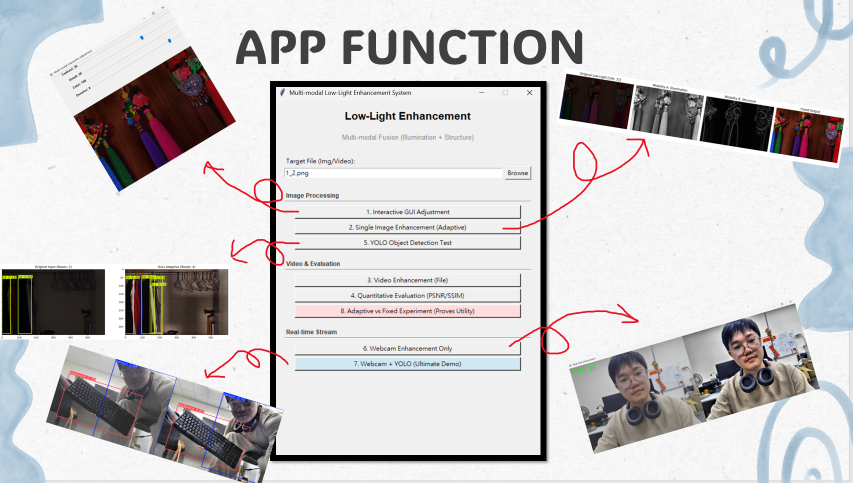
#> input picture img/image1.png, 1705 x 966 px (shown at 1/2 size)
$ python -i main.py   (imports and definitions only)   (older library calls are emulated)
#> lines starting #> are read from the running program, lines starting #| are printed output that depends on the picture; after the words box and inside, x2 and y2 are one past the last pixel; in counts of white or black regions, pixels touching at a corner belong together
### final_project/utils.py
import cv2
import matplotlib.pyplot as plt
import os

def load_image(path):
    """讀取圖片並檢查是否存在"""
    if not os.path.exists(path):
        print(f"Error: 找不到檔案 '{path}'")
        return None
    img = cv2.imread(path)
    return img

# [35 lines left out: function show_results, not called in this run]

### final_project/illumination.py
import cv2
import numpy as np

def process_illumination(img, clip_limit=None, gamma_value=None):
    """
    Modality A: Illumination
    [升級版] Region-Aware Fusion + Auto-Gamma
    解決「不夠亮」的問題：在暗部自動注入 Gamma 增益
    """
    # 轉 HSV
    hsv = cv2.cvtColor(img, cv2.COLOR_BGR2HSV)
    h, s, v = cv2.split(hsv)

    # === [Manual Mode: 手動模式] ===
    # 如果外部有指定參數 (例如 GUI 拉動)，就聽 GUI 的
    if clip_limit is not None:
        # 如果有指定 gamma，先做 gamma
        if gamma_value is not None and gamma_value != 1.0:
            invGamma = 1.0 / gamma_value
            table = np.array([((i / 255.0) ** invGamma) * 255 for i in np.arange(0, 256)]).astype("uint8")
            v = cv2.LUT(v, table)

        clahe = cv2.createCLAHE(clipLimit=clip_limit, tileGridSize=(8, 8))
        v_final = clahe.apply(v)

    # === [Auto Mode: 自適應全自動模式] ===
    else:
        # 1. 計算平均亮度，決定要不要 "預先補光"
        mean_v = np.mean(v)
        print(f"[Smart Illum] Scene Mean Brightness: {mean_v:.2f}")

        # --- 新增：自動 Gamma 增益 (Auto-Gamma) ---
        # 如果亮度 < 80，代表這張圖偏暗，我們給它一個 Gamma 增益基底
        # 這樣後面的 CLAHE 才有東西可以拉
        if mean_v < 80:
            # 越暗，Gamma 要給越強 (例如 mean=20 -> gamma=2.5, mean=70 -> gamma=1.5)
            # 動態公式：基礎 1.2 + (80 - mean) * 0.02
            auto_gamma = 1.5 + (80 - mean_v) * 0.02
            # 限制最高不要超過 3.0，不然會變全白
            auto_gamma = min(auto_gamma, 3.0)

            print(f"[Smart Illum] Detected Dark Scene -> Injecting Gamma: {auto_gamma:.2f}")

            invGamma = 1.0 / auto_gamma
            table = np.array([((i / 255.0) ** invGamma) * 255 for i in np.arange(0, 256)]).astype("uint8")
            v = cv2.LUT(v, table) # 更新 V 通道，讓它先變亮！
        # ----------------------------------------

        # 2. 製作「光源遮罩 (Highlight Mask)」(基於變亮後的 V)
        # 找出亮度大於 220 的區域 (視為路燈/招牌)
        _, mask_binary = cv2.threshold(v, 220, 255, cv2.THRESH_BINARY)
        mask_blur = cv2.GaussianBlur(mask_binary, (21, 21), 0)
        mask_weight = mask_blur.astype(float) / 255.0

        # 3. 路徑 A：背景增強版 (Background Layer)
        # 針對暗部：將參數從 6.0 提升到 8.0 (更暴力)
        # 如果你覺得還是不夠亮，可以把 8.0 改成 10.0
        clahe_bg = cv2.createCLAHE(clipLimit=8.0, tileGridSize=(8, 8))
        v_bg_enhanced = clahe_bg.apply(v)

        # 4. 路徑 B：光源保護版 (Highlight Layer)
        # 針對亮部：維持 1.0 或 1.5，保護細節
        clahe_light = cv2.createCLAHE(clipLimit=1.5, tileGridSize=(8, 8))
        v_light_protected = clahe_light.apply(v)

        # 5. 融合 (Fusion)
        v_final_float = (v_light_protected.astype(float) * mask_weight) + \
                        (v_bg_enhanced.astype(float) * (1.0 - mask_weight))

        v_final = np.clip(v_final_float, 0, 255).astype(np.uint8)

    return h, s, v, v_final

### final_project/structure.py
import cv2
import numpy as np

def process_structure(v_channel, sigma=None):
    """
    Modality B: Structure
    [自適應策略] 基於亮度判斷雜訊程度，調整雙邊濾波強度 (Sigma)
    """
    # === Adaptive Logic ===
    if sigma is None:
        mean_v = np.mean(v_channel)
        # 暗部 (Mean < 60) 通常伴隨高雜訊 -> 需要更強的平滑 (Sigma=50)
        # 亮部 (Mean >= 60) 雜訊少 -> 減少平滑以保留細節 (Sigma=15)
        if mean_v < 60:
            sigma = 50
            print(f"[Adaptive Struct] High Noise Risk (Mean:{mean_v:.1f}) -> Strong Denoise (Sigma=50)")
        else:
            sigma = 15
            print(f"[Adaptive Struct] Low Noise Risk (Mean:{mean_v:.1f}) -> Weak Denoise (Sigma=15)")
    # ======================

    # 雙邊濾波 (Bilateral Filter)
    v_smooth = cv2.bilateralFilter(v_channel, d=9, sigmaColor=sigma, sigmaSpace=sigma)

    # Sobel 算子提取邊緣
    grad_x = cv2.Sobel(v_smooth, cv2.CV_16S, 1, 0, ksize=3)
    grad_y = cv2.Sobel(v_smooth, cv2.CV_16S, 0, 1, ksize=3)

    abs_grad_x = cv2.convertScaleAbs(grad_x)
    abs_grad_y = cv2.convertScaleAbs(grad_y)

    structure_map = cv2.addWeighted(abs_grad_x, 0.5, abs_grad_y, 0.5, 0)

    return structure_map

### final_project/fusion.py
import cv2
import numpy as np

def fuse_images(h, s, v_enhanced, structure_map, structure_weight=None):
    """
    Fusion Strategy (Updated for De-hazing)
    1. 自適應權重融合
    2. [新功能] 飽和度補償 (解決色彩平淡)
    3. [新功能] 智慧對比度拉伸 (解決畫面灰灰的)
    """

    # === 1. 自適應結構權重邏輯 (保持不變) ===
    if structure_weight is None:
        std_v = np.std(v_enhanced)
        if std_v > 45:
            structure_weight = 0.25
        else:
            structure_weight = 0.1
    # ======================================

    # 融合亮度與結構
    v_fused_float = v_enhanced.astype(float) + (structure_map.astype(float) * structure_weight)
    v_fused = np.clip(v_fused_float, 0, 255).astype(np.uint8)

    # === [關鍵修正 1] 飽和度補償 (Saturation Boost) ===
    # 因為亮度提昇了，飽和度也要跟著提升，不然會泛白
    # 這裡將 S 通道乘上 1.3 倍 (你可以調整這個數值，1.2 ~ 1.5 都不錯)
    s_boost = cv2.addWeighted(s, 1.3, s, 0, 0)

    # 合併通道
    final_hsv = cv2.merge((h, s_boost, v_fused))
    final_bgr = cv2.cvtColor(final_hsv, cv2.COLOR_HSV2BGR)

    # === [關鍵修正 2] 智慧對比度拉伸 (De-hazing / Contrast Stretch) ===
    # 這一步專門用來消除「灰霧感」
    # 原理：把暗部壓更暗 (beta<0)，把亮部拉更亮 (alpha>1)
    # alpha=1.1 (對比度增加 10%), beta=-10 (亮度整體減 10，把灰色壓回黑色)
    final_bgr = cv2.convertScaleAbs(final_bgr, alpha=1.1, beta=-15)

    return final_bgr

### final_project/main.py
import cv2
import numpy as np
import time
import os
import tkinter as tk
from tkinter import filedialog, messagebox
from tkinter import ttk
import matplotlib.pyplot as plt

BASE_DIR = os.path.dirname(os.path.abspath(__file__))
DATA_IMAGES_DIR = os.path.join(BASE_DIR, "data", "samples", "images")
OUTPUT_IMAGES_DIR = os.path.join(BASE_DIR, "outputs", "images")
OUTPUT_VIDEOS_DIR = os.path.join(BASE_DIR, "outputs", "videos")
YOLO_MODEL_PATH = os.path.join(BASE_DIR, "models", "yolov8n.pt")
DEFAULT_IMAGE_PATH = os.path.join(DATA_IMAGES_DIR, "1_2.png")


def ensure_output_dirs():
    os.makedirs(OUTPUT_IMAGES_DIR, exist_ok=True)
    os.makedirs(OUTPUT_VIDEOS_DIR, exist_ok=True)
# 匯入自定義模組
import utils
import illumination
import structure
import fusion
import evaluation  # ✅ 匯入評估模組

# ==========================================
# 檢查與導入外部函式庫 (YOLO)
# ==========================================
HAS_YOLO = False
try:
    from ultralytics import YOLO
    HAS_YOLO = True
except ImportError:
    pass

# ==========================================
# 共用工具：判斷 OpenCV 視窗是否已被關閉
# ==========================================
# [301 lines left out: functions window_closed, run_gui_mode, run_single_image_mode, run_video_mode, run_yolo_test, lift_exposure and 2 more, not called in this run]

# ==========================================
# ✅ 8. 新增功能：自適應 vs 固定參數 對比實驗
# ==========================================
# ==========================================
# ✅ 8. 新增功能：自適應 vs 傳統方法 對比實驗
# ==========================================
def run_adaptive_experiment(image_path):
#> called with image_path = '../img/image1.png'
    print(f"--- 啟動實驗: 自適應 vs 傳統直方圖均衡 (HE) ---")
    img = utils.load_image(image_path)
#> in load_image, img is the input picture: shape (966, 1705, 3); mean B, G, R 201.6, 200.7, 202.7
    if img is None:
        messagebox.showerror("錯誤", f"找不到圖片: {image_path}")
        return

    # === 1. 傳統方法: Global Histogram Equalization (Real Baseline) ===
    # 這是學術界最標準的對照組。
    # 它的缺點是真實的：會把黑色天空拉成灰色雜訊，且會讓路燈過曝。
    print(">>> Running Baseline (Global HE)...")

    hsv_f = cv2.cvtColor(img, cv2.COLOR_BGR2HSV)
#> hsv_f: shape (966, 1705, 3); mean H, S, V 18.7, 19.2, 206.3
    h_f, s_f, v_f = cv2.split(hsv_f)

    # 使用 OpenCV 內建的直方圖均衡化
    # 這會強行拉開對比度，導致暗處雜訊爆炸，亮處過曝
    v_f_fixed = cv2.equalizeHist(v_f)

    res_fixed = cv2.cvtColor(cv2.merge((h_f, s_f, v_f_fixed)), cv2.COLOR_HSV2BGR)
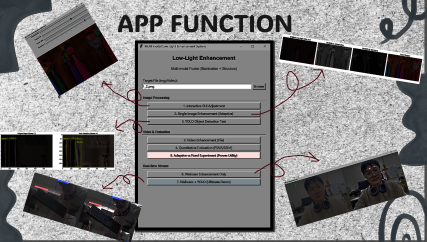
#> res_fixed: shape (966, 1705, 3) (shown at 1/4 size); mean B, G, R 131.2, 130.9, 131.7

    # === 2. 全自適應模式 (Ours / Smart) ===
    print(">>> Running Adaptive Mode (Smart)...")
    h_a, s_a, v_a, v_enh_auto = illumination.process_illumination(img, clip_limit=None, gamma_value=None)
#> in process_illumination, `mean_v = np.mean(v)`: mean_v = 206.3
#| [Smart Illum] Scene Mean Brightness: 206.28
#> in process_illumination, `_, mask_binary = cv2.threshold(v, 220, 255, cv2.THRESH_BINARY)`:
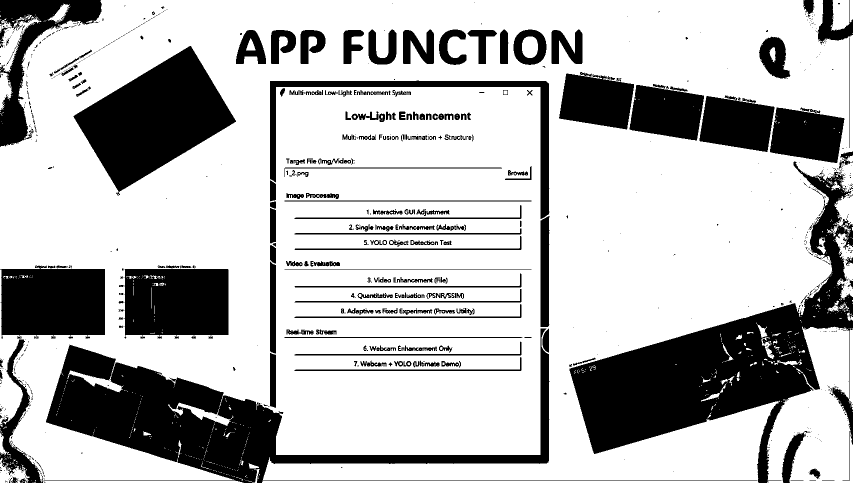
#> mask_binary: shape (966, 1705) (shown at 1/2 size); 72.5% white; 936 black regions (646 under 20 px), largest, box (x1, y1, x2, y2) and area: (1139, 323, 1705, 966) 101772, (89, 657, 1515, 966) 82157, (147, 92, 472, 391) 48597
#> in process_illumination, `v_final_float = (v_light_protected.astype(float) * mask_weight) + \ (v..`:
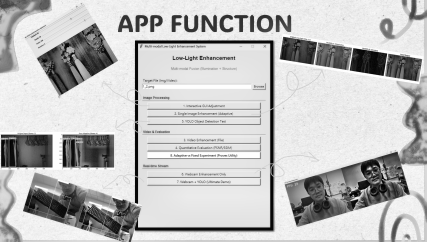
#> v_final_float: shape (966, 1705) float64 (shown at 1/4 size); min 0, max 255, mean 192.9; drawn with min black and max white
    struct_auto = structure.process_structure(v_a, sigma=None)
#| [Adaptive Struct] Low Noise Risk (Mean:206.3) -> Weak Denoise (Sigma=15)
#> in process_structure, `grad_y = cv2.Sobel(v_smooth, cv2.CV_16S, 0, 1, ksize=3)`:
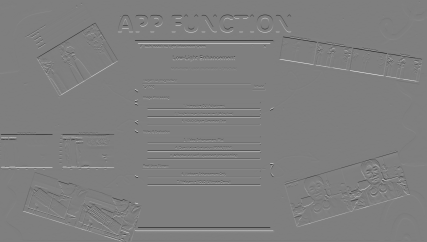
#> grad_y: shape (966, 1705) int16 (shown at 1/4 size); min -1006, max 1012, mean -0.1; drawn with min black and max white
#> in process_structure, `structure_map = cv2.addWeighted(abs_grad_x, 0.5, abs_grad_y, 0.5, 0)`:
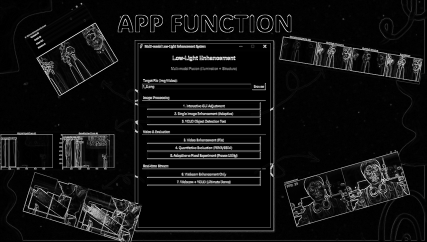
#> structure_map: shape (966, 1705) (shown at 1/4 size); min 0, max 255, mean 16.9
    res_auto = fusion.fuse_images(h_a, s_a, v_enh_auto, struct_auto, structure_weight=None)
#> in fuse_images, `std_v = np.std(v_enhanced)`: std_v = 72.21
#> in fuse_images, `v_fused_float = v_enhanced.astype(float) + (structure_map.astype(float..`:
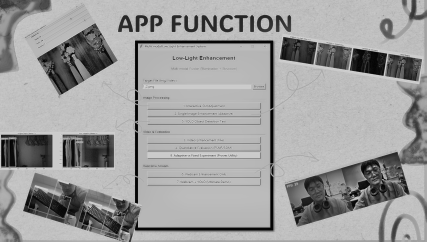
#> v_fused_float: shape (966, 1705) float64 (shown at 1/4 size); min 0.25, max 318.8, mean 196.9; drawn with min black and max white

    # === 3. 顯示與存檔 ===
    h, w = img.shape[:2]
    if h > 500:
        scale = 500 / h
        new_w, new_h = int(w*scale), int(h*scale)
        res_fixed_show = cv2.resize(res_fixed, (new_w, new_h))
        res_auto_show = cv2.resize(res_auto, (new_w, new_h))
    else:
        res_fixed_show = res_fixed
        res_auto_show = res_auto

    combined = np.hstack((res_fixed_show, res_auto_show))

    # 標籤
    cv2.putText(combined, "Baseline (Global HE)", (20, 30), cv2.FONT_HERSHEY_SIMPLEX, 0.7, (0, 0, 255), 2)
    cv2.putText(combined, "Ours (Region-Aware)", (res_fixed_show.shape[1] + 20, 30), cv2.FONT_HERSHEY_SIMPLEX, 0.7, (0, 255, 0), 2)
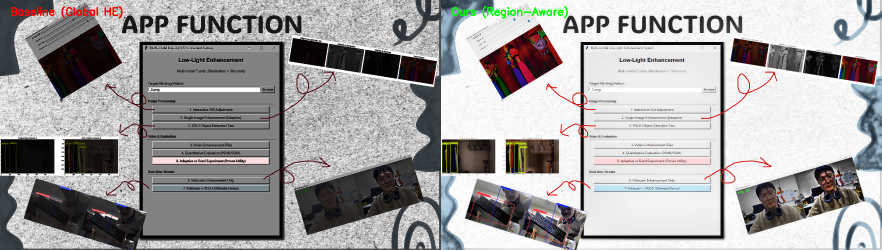
#> combined: shape (500, 1764, 3) (shown at 1/2 size); mean B, G, R 162.2, 162, 164

    cv2.imshow("Experiment: HE vs Adaptive", combined)

    ensure_output_dirs(); cv2.imwrite(os.path.join(OUTPUT_IMAGES_DIR, "exp_baseline_he.jpg"), res_fixed)
    cv2.imwrite(os.path.join(OUTPUT_IMAGES_DIR, "exp_ours_adaptive.jpg"), res_auto)

    messagebox.showinfo("實驗完成", "對比已生成！\n\n左圖 (HE Baseline)：\n這是傳統演算法的真實缺陷。\n天空會變成充滿顆粒的灰色，路燈周圍會有光暈。\n\n右圖 (Ours)：\n天空保持純淨，路燈受到保護。")
    cv2.waitKey(0)
    cv2.destroyAllWindows()
# ==========================================
# 主程式選單 (App Launcher)
# ==========================================
class AppLauncher:
    # [43 lines left out: functions __init__, create_section, not called in this run]

    def create_btn(self, text, command, color=None):
        tk.Button(self.root, text=text, command=command, bg=color if color else "#f0f0f0", height=1).pack(fill="x", padx=40, pady=2)

    def browse_file(self):
        f = filedialog.askopenfilename(initialdir=os.path.join(BASE_DIR, "data", "samples"), title="Select File")
        if f: self.path_var.set(f)
    def get_path(self): return self.path_var.get().strip()

    # Wrapper Functions (連接按鈕與功能)
    def trigger_gui(self):
        self.status_label.config(text="Running GUI Mode...")
        self.root.update(); run_gui_mode(self.get_path()); self.status_label.config(text="Ready")

    def trigger_single(self):
        self.status_label.config(text="Processing Single Image (Adaptive)...")
        self.root.update(); run_single_image_mode(self.get_path()); self.status_label.config(text="Ready")

    def trigger_video(self):
        self.status_label.config(text="Processing Video...")
        self.root.update(); run_video_mode(self.get_path()); self.status_label.config(text="Ready")

    def trigger_eval(self):
        self.status_label.config(text="Running Evaluation...")
        self.root.update(); evaluation.run_evaluation_mode(); self.status_label.config(text="Ready")

    def trigger_yolo_static(self):
        self.status_label.config(text="Running YOLO Test...")
        self.root.update(); run_yolo_test(self.get_path()); self.status_label.config(text="Ready")
    def trigger_webcam(self):
        self.status_label.config(text="Running Webcam...")
        self.root.update(); run_webcam_mode(); self.status_label.config(text="Ready")
    def trigger_webcam_yolo(self):
        self.status_label.config(text="Running Webcam + YOLO...")
        self.root.update(); run_realtime_yolo_mode(); self.status_label.config(text="Ready")

    # ✅ 新增 Trigger
    # [15 lines left out: functions trigger_experiment, main, not called in this run]

# [2 lines not run here, left out]

>>> result = run_adaptive_experiment('../img/image1.png')

$ run again, on img/image2.png
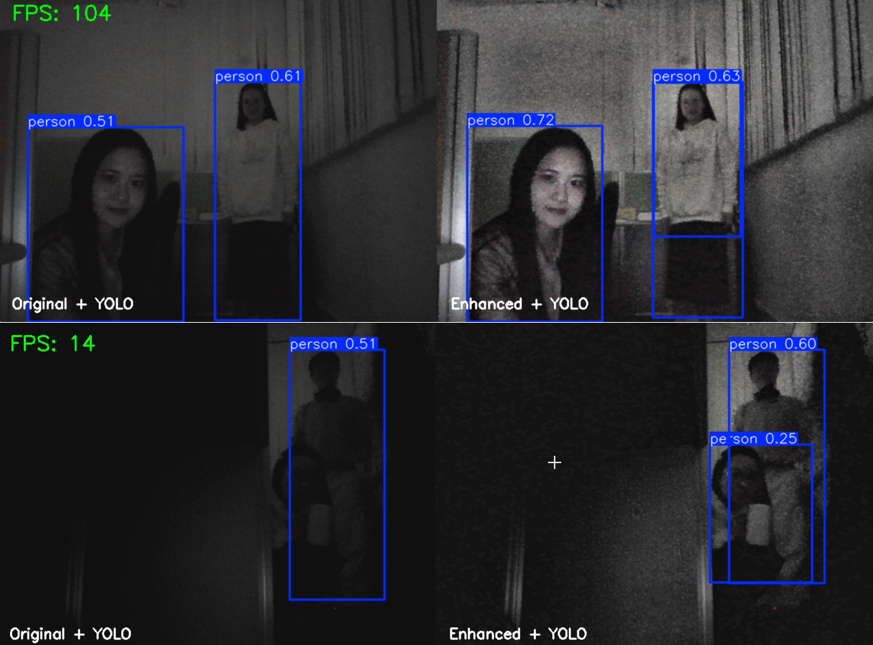
#> input picture img/image2.png, 873 x 645 px
#> in load_image, img is the input picture: shape (645, 873, 3); mean B, G, R 49.8, 44, 43.2
#> hsv_f: shape (645, 873, 3); mean H, S, V 31.9, 17.3, 51.2
#> in process_illumination, `mean_v = np.mean(v)`: mean_v = 51.18
#| [Smart Illum] Scene Mean Brightness: 51.18
#> auto_gamma = 2.08
#| [Smart Illum] Detected Dark Scene -> Injecting Gamma: 2.08
#> invGamma = 0.482
#> table = 256 values from 0 to 255
#> in process_illumination, `_, mask_binary = cv2.threshold(v, 220, 255, cv2.THRESH_BINARY)`:
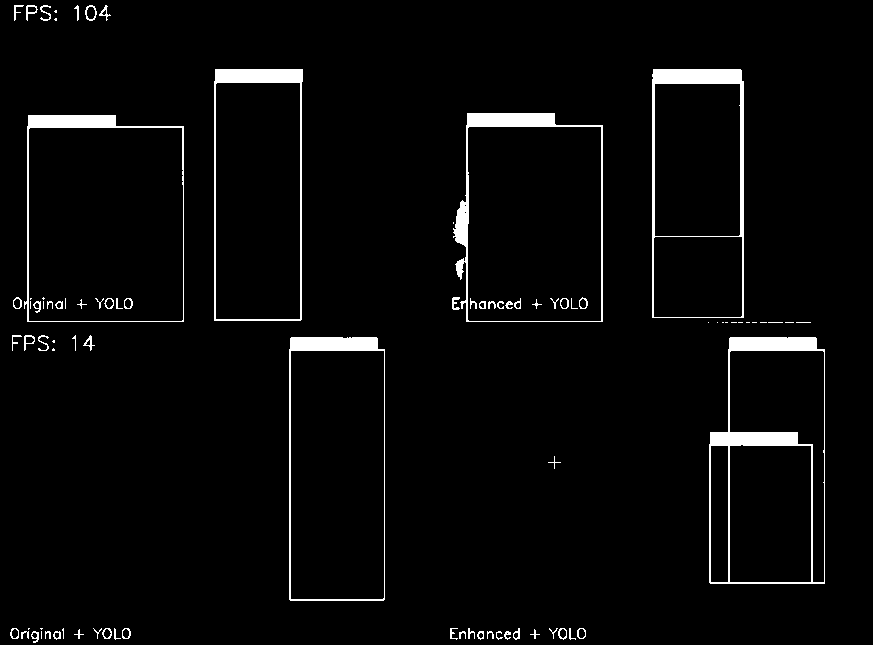
#> mask_binary: shape (645, 873); 3.3% white; 88 white regions (27 under 20 px), largest, box (x1, y1, x2, y2) and area: (709, 337, 825, 584) 3955, (652, 69, 744, 318) 2920, (453, 113, 603, 322) 2861
#> in process_structure, `mean_v = np.mean(v_channel)`: mean_v = 107.9
#| [Adaptive Struct] Low Noise Risk (Mean:107.9) -> Weak Denoise (Sigma=15)
#> std_v = 60.63
#> final_hsv: shape (645, 873, 3); mean H, S, V 31.9, 20.6, 112.8
#> in run_adaptive_experiment, `cv2.putText(combined, "Ours (Region-Aware)", (res_fixed_show.shape[1] ..`:
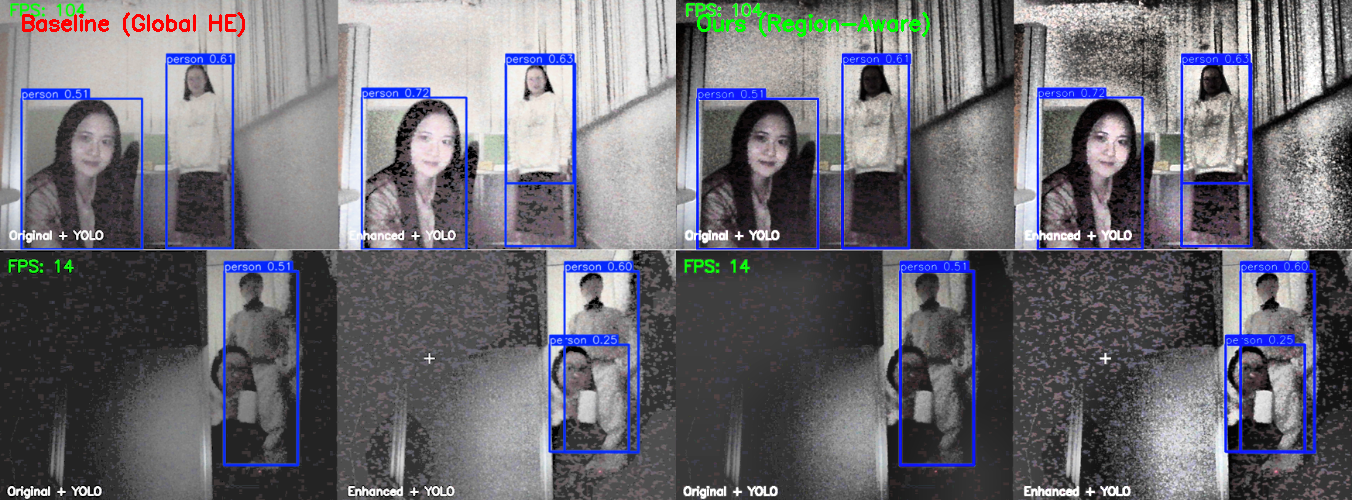
#> combined: shape (500, 1352, 3); mean B, G, R 115.7, 108.4, 109.4
